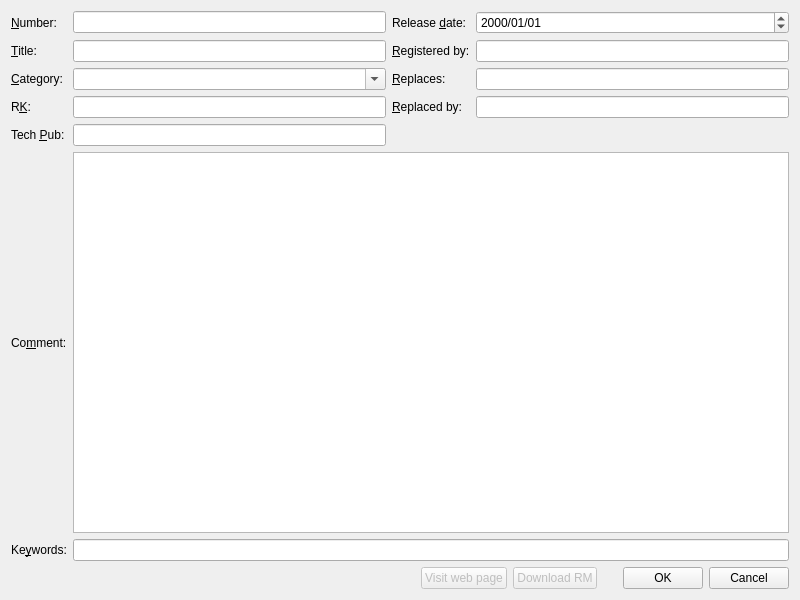
<?xml version="1.0" encoding="UTF-8"?>
<ui version="4.0">
 <class>DlgTB</class>
 <widget class="QDialog" name="DlgTB">
  <property name="geometry">
   <rect>
    <x>0</x>
    <y>0</y>
    <width>800</width>
    <height>600</height>
   </rect>
  </property>
  <property name="sizePolicy">
   <sizepolicy hsizetype="Preferred" vsizetype="Preferred">
    <horstretch>0</horstretch>
    <verstretch>0</verstretch>
   </sizepolicy>
  </property>
  <property name="minimumSize">
   <size>
    <width>800</width>
    <height>600</height>
   </size>
  </property>
  <property name="acceptDrops">
   <bool>true</bool>
  </property>
  <layout class="QVBoxLayout" name="verticalLayout">
   <item>
    <layout class="QGridLayout" name="GLayout">
     <item row="0" column="0">
      <widget class="QLabel" name="LabelNumber">
       <property name="text">
        <string>&amp;Number:</string>
       </property>
       <property name="buddy">
        <cstring>EditNumber</cstring>
       </property>
      </widget>
     </item>
     <item row="0" column="1">
      <widget class="QLineEdit" name="EditNumber">
       <property name="acceptDrops">
        <bool>false</bool>
       </property>
      </widget>
     </item>
     <item row="0" column="2">
      <widget class="QLabel" name="LabelReleaseDate">
       <property name="text">
        <string>Release &amp;date:</string>
       </property>
       <property name="buddy">
        <cstring>EditReleaseDate</cstring>
       </property>
      </widget>
     </item>
     <item row="0" column="3">
      <widget class="QDateEdit" name="EditReleaseDate">
       <property name="acceptDrops">
        <bool>false</bool>
       </property>
       <property name="toolTip">
        <string>Format is yyyy/mm/dd</string>
       </property>
       <property name="displayFormat">
        <string>yyyy/MM/dd</string>
       </property>
      </widget>
     </item>
     <item row="1" column="0">
      <widget class="QLabel" name="LabelTitle">
       <property name="text">
        <string>&amp;Title:</string>
       </property>
       <property name="buddy">
        <cstring>EditTitle</cstring>
       </property>
      </widget>
     </item>
     <item row="1" column="1">
      <widget class="QLineEdit" name="EditTitle">
       <property name="acceptDrops">
        <bool>false</bool>
       </property>
      </widget>
     </item>
     <item row="1" column="2">
      <widget class="QLabel" name="LabelRegisteredBy">
       <property name="text">
        <string>&amp;Registered by:</string>
       </property>
       <property name="buddy">
        <cstring>EditRegisteredBy</cstring>
       </property>
      </widget>
     </item>
     <item row="1" column="3">
      <widget class="QLineEdit" name="EditRegisteredBy">
       <property name="acceptDrops">
        <bool>false</bool>
       </property>
      </widget>
     </item>
     <item row="2" column="0">
      <widget class="QLabel" name="LabelCategory">
       <property name="text">
        <string>&amp;Category:</string>
       </property>
       <property name="buddy">
        <cstring>ComboCategory</cstring>
       </property>
      </widget>
     </item>
     <item row="2" column="1">
      <widget class="QComboBox" name="ComboCategory">
       <property name="acceptDrops">
        <bool>false</bool>
       </property>
       <property name="editable">
        <bool>true</bool>
       </property>
       <property name="currentText">
        <string/>
       </property>
       <property name="frame">
        <bool>true</bool>
       </property>
      </widget>
     </item>
     <item row="2" column="2">
      <widget class="QLabel" name="LabelReplaces">
       <property name="text">
        <string>&amp;Replaces:</string>
       </property>
       <property name="buddy">
        <cstring>EditReplaces</cstring>
       </property>
      </widget>
     </item>
     <item row="2" column="3">
      <widget class="QLineEdit" name="EditReplaces">
       <property name="acceptDrops">
        <bool>false</bool>
       </property>
      </widget>
     </item>
     <item row="3" column="0">
      <widget class="QLabel" name="LabelRK">
       <property name="text">
        <string>R&amp;K:</string>
       </property>
       <property name="buddy">
        <cstring>EditRK</cstring>
       </property>
      </widget>
     </item>
     <item row="3" column="1">
      <widget class="QLineEdit" name="EditRK">
       <property name="acceptDrops">
        <bool>false</bool>
       </property>
      </widget>
     </item>
     <item row="3" column="2">
      <widget class="QLabel" name="LabelReplacedBy">
       <property name="text">
        <string>&amp;Replaced by:</string>
       </property>
       <property name="buddy">
        <cstring>EditReplacedBy</cstring>
       </property>
      </widget>
     </item>
     <item row="3" column="3">
      <widget class="QLineEdit" name="EditReplacedBy">
       <property name="acceptDrops">
        <bool>false</bool>
       </property>
      </widget>
     </item>
     <item row="4" column="0">
      <widget class="QLabel" name="LabelTechPub">
       <property name="text">
        <string>Tech &amp;Pub:</string>
       </property>
       <property name="buddy">
        <cstring>EditTechPub</cstring>
       </property>
      </widget>
     </item>
     <item row="4" column="1">
      <widget class="QLineEdit" name="EditTechPub">
       <property name="acceptDrops">
        <bool>false</bool>
       </property>
      </widget>
     </item>
     <item row="5" column="0">
      <widget class="QLabel" name="LabelComment">
       <property name="text">
        <string>Co&amp;mment:</string>
       </property>
       <property name="buddy">
        <cstring>TexteditComment</cstring>
       </property>
      </widget>
     </item>
     <item row="5" column="1" colspan="3">
      <widget class="QPlainTextEdit" name="TexteditComment">
       <property name="sizePolicy">
        <sizepolicy hsizetype="Expanding" vsizetype="Expanding">
         <horstretch>0</horstretch>
         <verstretch>0</verstretch>
        </sizepolicy>
       </property>
       <property name="acceptDrops">
        <bool>false</bool>
       </property>
       <property name="tabChangesFocus">
        <bool>true</bool>
       </property>
      </widget>
     </item>
     <item row="6" column="0">
      <widget class="QLabel" name="LabelKeywords">
       <property name="text">
        <string>Ke&amp;ywords:</string>
       </property>
       <property name="buddy">
        <cstring>EditKeywords</cstring>
       </property>
      </widget>
     </item>
     <item row="6" column="1" colspan="3">
      <widget class="QLineEdit" name="EditKeywords">
       <property name="acceptDrops">
        <bool>false</bool>
       </property>
      </widget>
     </item>
    </layout>
   </item>
   <item>
    <layout class="QHBoxLayout" name="HLayoutButtons">
     <item>
      <spacer name="HSpacerButtons">
       <property name="orientation">
        <enum>Qt::Horizontal</enum>
       </property>
       <property name="sizeHint" stdset="0">
        <size>
         <width>40</width>
         <height>20</height>
        </size>
       </property>
      </spacer>
     </item>
     <item>
      <widget class="QPushButton" name="ButtonWebPage">
       <property name="enabled">
        <bool>false</bool>
       </property>
       <property name="text">
        <string>Visit web page</string>
       </property>
      </widget>
     </item>
     <item>
      <widget class="QPushButton" name="ButtonDownloadRM">
       <property name="enabled">
        <bool>false</bool>
       </property>
       <property name="text">
        <string>Download RM</string>
       </property>
      </widget>
     </item>
     <item>
      <spacer name="horizontalSpacer">
       <property name="orientation">
        <enum>Qt::Horizontal</enum>
       </property>
       <property name="sizeType">
        <enum>QSizePolicy::Fixed</enum>
       </property>
       <property name="sizeHint" stdset="0">
        <size>
         <width>20</width>
         <height>20</height>
        </size>
       </property>
      </spacer>
     </item>
     <item>
      <widget class="QPushButton" name="ButtonOK">
       <property name="text">
        <string>OK</string>
       </property>
      </widget>
     </item>
     <item>
      <widget class="QPushButton" name="ButtonCancel">
       <property name="text">
        <string>Cancel</string>
       </property>
      </widget>
     </item>
    </layout>
   </item>
  </layout>
 </widget>
 <tabstops>
  <tabstop>EditNumber</tabstop>
  <tabstop>EditTitle</tabstop>
  <tabstop>ComboCategory</tabstop>
  <tabstop>EditRK</tabstop>
  <tabstop>EditTechPub</tabstop>
  <tabstop>EditReleaseDate</tabstop>
  <tabstop>EditRegisteredBy</tabstop>
  <tabstop>EditReplaces</tabstop>
  <tabstop>EditReplacedBy</tabstop>
  <tabstop>TexteditComment</tabstop>
  <tabstop>EditKeywords</tabstop>
  <tabstop>ButtonOK</tabstop>
  <tabstop>ButtonCancel</tabstop>
 </tabstops>
 <resources/>
 <connections/>
</ui>
